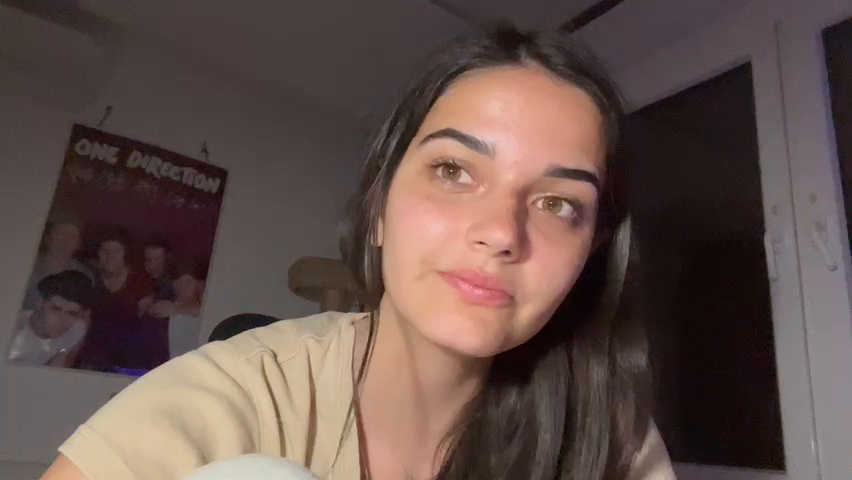
#> input picture frame 32 of IMG_8157.mov, 852 x 480 px
$ python main.py
#> lines starting #> are read from the running program, lines starting #| are printed output that depends on the picture; after the words box and inside, x2 and y2 are one past the last pixel; in counts of white or black regions, pixels touching at a corner belong together
import cv2

face_cascade = cv2.CascadeClassifier('haarcascade_frontalface_default.xml')
# Read the input image
#img = cv2.imread('test.png')
cap = cv2.VideoCapture('IMG_8157.mov')

while cap.isOpened():
    _, img = cap.read() # Prebere naslednji okvir iz videja in ga shrani v img (_ shrani true/false če uspesno prebrano)
#> img is the input picture: shape (480, 852, 3); mean B, G, R 74.3, 79.7, 98.2

    gray = cv2.cvtColor(img, cv2.COLOR_BGR2GRAY)
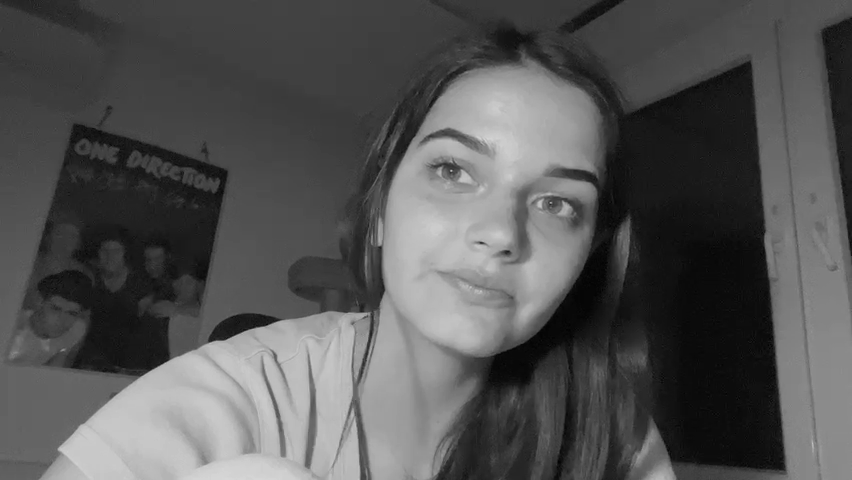
#> gray: shape (480, 852); min 2, max 215, mean 84.6
    faces = face_cascade.detectMultiScale(gray, 1.1, 4) # Uporabi detektor obraza face_cascade
#> faces = [[94, 239, 33, 33], [358, 79, 278, 278]]
    # delectMultiScale vrne seznam pravokotnikov ki predstavljajo najdene obraze

    for (x, y , w ,h) in faces: #Skozi seznam najdenih obrazov
        cv2.rectangle(img, (x,y), (x+w, y+h), (255, 0 , 0), 3) # Na vsak obraz izrise pravokotnik
#> this loop made 2 passes
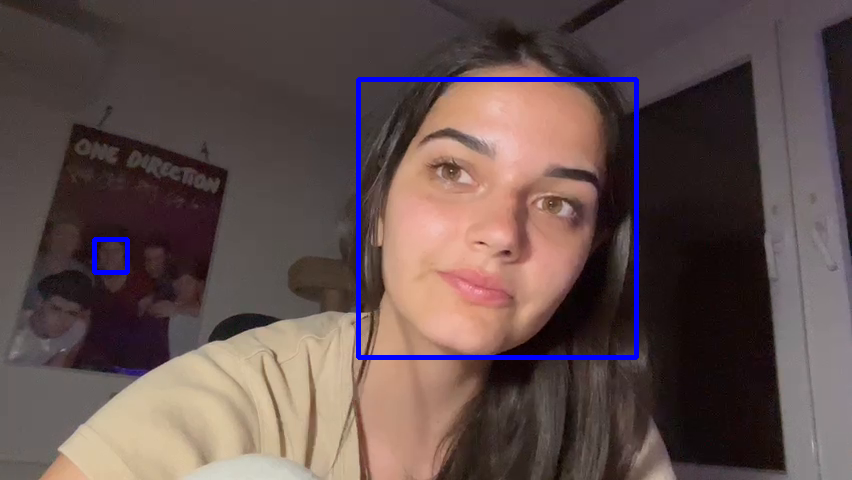
#> img: shape (480, 852, 3); 1.52% of pixels changed, all inside (x1, y1, x2, y2) = (92, 77, 639, 360)
        # x y zgornji levi kot pravokotnika w in h pa širino in višino

    # Display the output
    cv2.imshow('img', img)
    if cv2.waitKey(1) & 0xFF == ord('q'):
#> (key q is pressed here)
        break

cap.release()

$ run again, starting later in the video
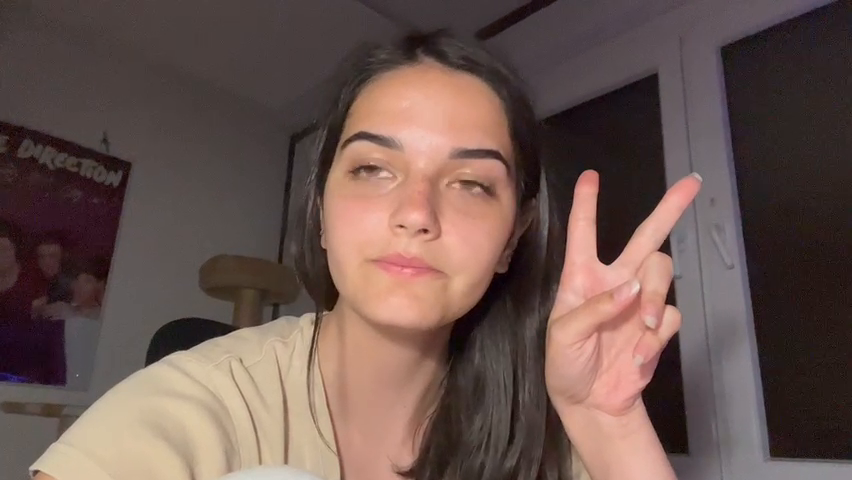
#> input picture frame 147 of IMG_8157.mov, 852 x 480 px
#> img is the input picture: shape (480, 852, 3); mean B, G, R 79.3, 85.2, 106.5
#> `gray = cv2.cvtColor(img, cv2.COLOR_BGR2GRAY)`:
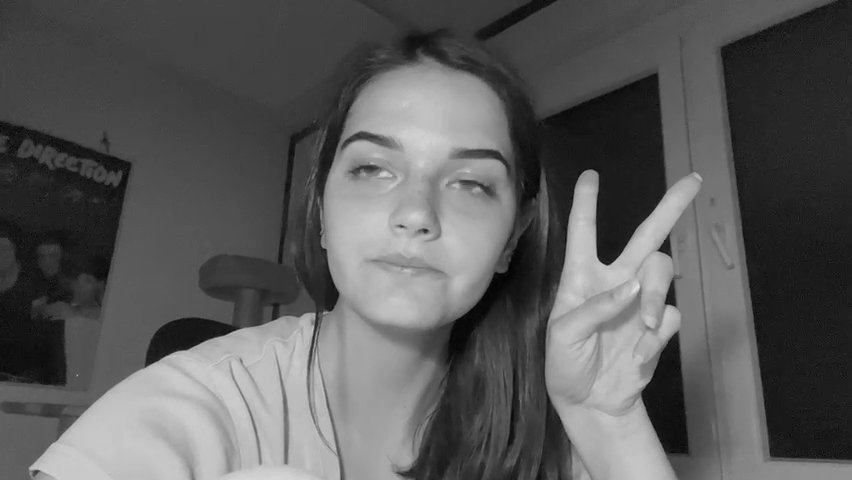
#> gray: shape (480, 852); min 3, max 226, mean 90.9
#> faces = [[32, 244, 32, 32], [296, 80, 247, 247]]
#> the loop `for (x, y , w ,h) in faces:` made 2 passes
#> after the loop `for (x, y , w ,h) in faces:`:
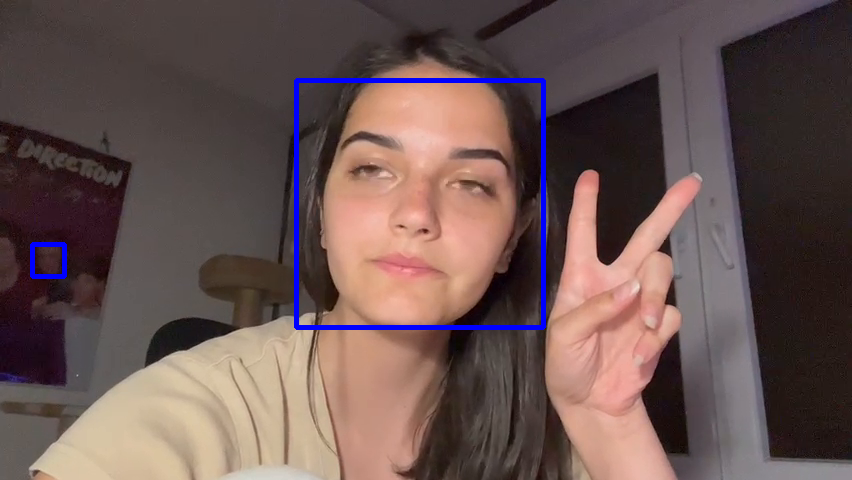
#> img: shape (480, 852, 3); 1.36% of pixels changed, all inside (x1, y1, x2, y2) = (30, 78, 546, 330)

$ run again, starting later in the video
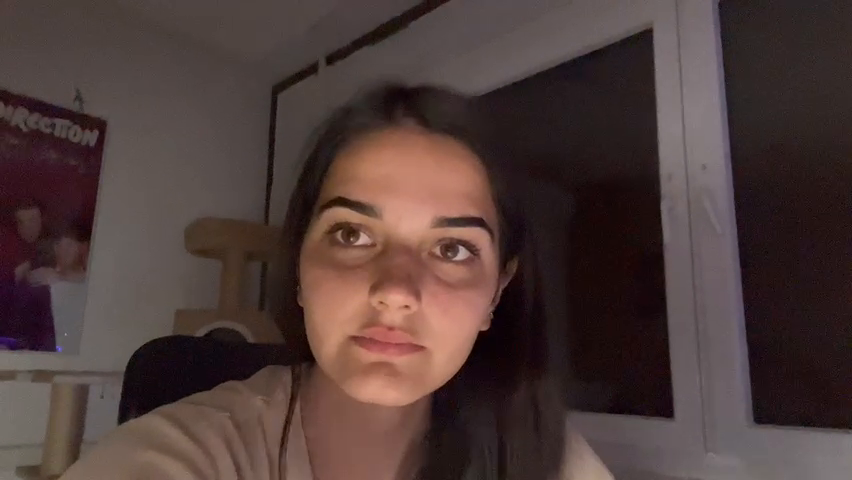
#> input picture frame 262 of IMG_8157.mov, 852 x 480 px
#> img is the input picture: shape (480, 852, 3); mean B, G, R 57.3, 59.9, 77.9
#> `gray = cv2.cvtColor(img, cv2.COLOR_BGR2GRAY)`:
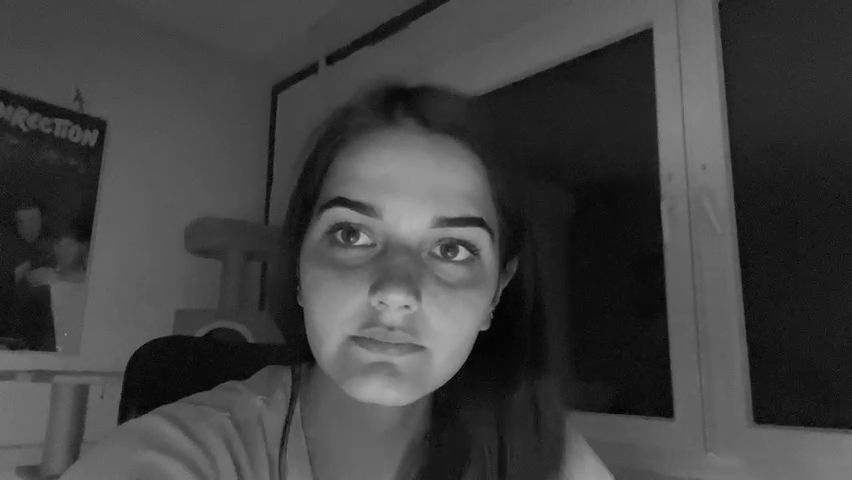
#> gray: shape (480, 852); min 2, max 181, mean 65
#> faces = [[272, 157, 258, 258]]
#> the loop `for (x, y , w ,h) in faces:` made 1 pass
#> after the loop `for (x, y , w ,h) in faces:`:
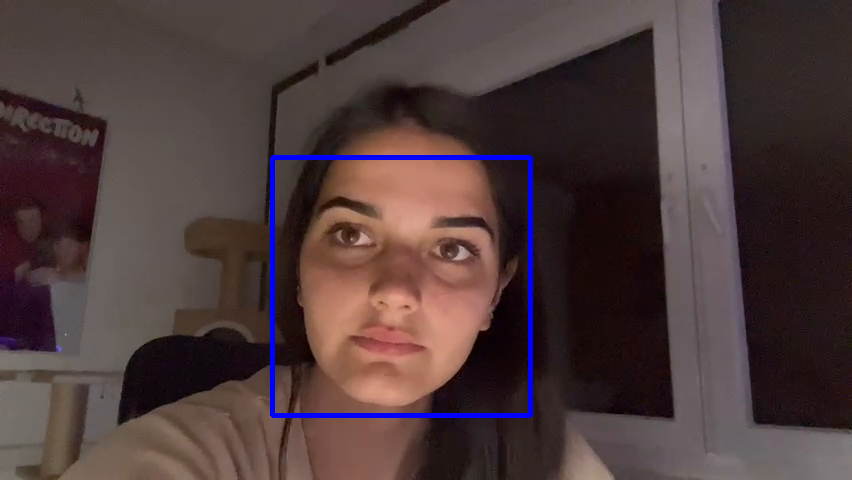
#> img: shape (480, 852, 3); 1.26% of pixels changed, all inside (x1, y1, x2, y2) = (270, 155, 533, 418)
